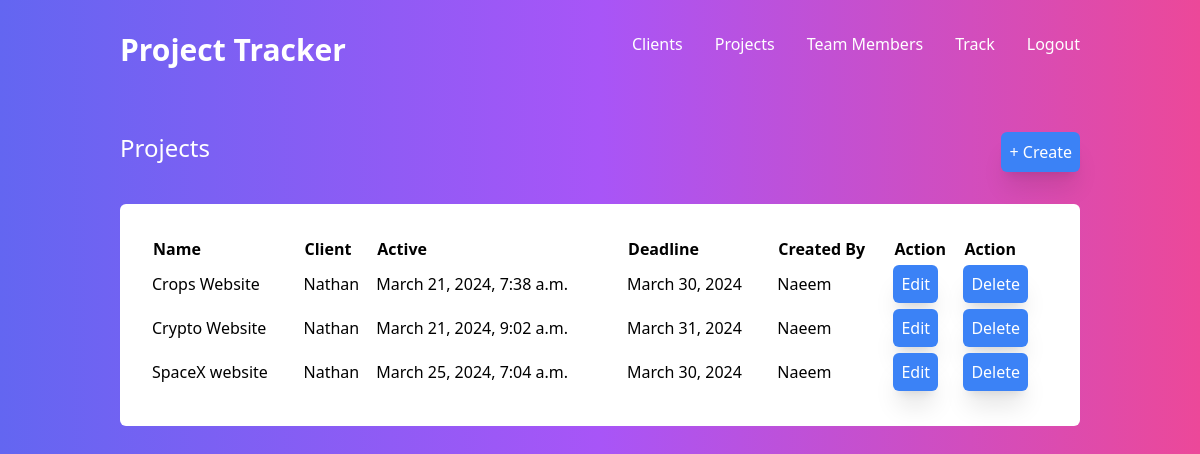
The page /projects/ (signed in) on the database its author committed.
### project_tracker/models.py (models this page shows, shortened)
class Project(models.Model):
    client = models.ForeignKey(Client, on_delete=models.CASCADE, related_name = 'projects')
    project_name = models.CharField(max_length=255)
    project_created = models.DateTimeField(auto_now_add=True, null=True)
    project_deadline = models.DateField()

class Client(models.Model):
    company = models.ForeignKey(Company, on_delete=models.CASCADE, null=True, related_name = 'clients')
    client_name = models.CharField(max_length=255)
    client_contact = PhoneNumberField(null=True)
    CHOICES = [
        ('active', 'Active'),
        ('deactive', 'Deactive'),
    ]
    client_status = models.CharField(max_length=255, choices=CHOICES, default = 'Active')
    def __str__(self):
        return f"{self.client_name}"

### project_tracker/decorators.py (the view)
        def wrapper_func(request, *args, **kwargs):
            if request.user.groups.exists():
                group = request.user.groups.all()[0].name
                print(group)
                if group in allowed_roles or not allowed_roles:
                    return view_func(request, *args, **kwargs)
            return HttpResponse("You are not allowed to view this")

### project_tracker/views.py (called while the page is built)
@allowed_users(allowed_roles=['Admin'])
def projects(request):
    clients = request.user.company.clients.all()
    myprojects = Project.objects.filter(client__in=clients)
    username = request.user.username
    return render(request, "projects.html", {"myprojects": myprojects, "username": username})

### project_tracker/templates/projects.html (shortened to what this page needs)
{% load static %}
<!DOCTYPE html>
<html lang="en">
<head>
    <link rel="stylesheet" href="{% static 'css/style.css' %}">
    <link rel="stylesheet" href="{% static 'css/morestyles.css' %}">
</head>
<body class="bg-gradient-to-r from-indigo-500 via-purple-500 to-pink-500">
    <header class="container mx-auto text-white p-8" >
        <nav class="flex justify-around font-medium">
            <div class="font-semibold text-3xl flex-1">
                <a class="decoration-0 " href="{% url 'home' %}">Project Tracker</a>
            </div>
            <ul class="decoration-0 flex gap-x-8">
                <li ><a href="{% url 'home' %}">Clients</a></li>
                <li ><a href="{% url 'projects' %}">Projects</a></li>
                <li><a href="{% url 'team' %}">Team Members</a></li>
                <li><a href="{% url 'track' %}">Track</a></li>
                <li><a href="{% url 'logout' %}">Logout</a></li>
            </ul>
        </nav>
    </header>
    <main class="container mx-auto p-8">
        <div class="flex justify-between mb-8">
            <h1 class="text-white text-2xl font-medium">Projects</h1>
            <a class="bg-blue-500 shadow-xl p-2 rounded-md text-white" href="add_project/">+ Create</a>
        </div>
        <div class="rounded-md bg-white p-8">
            <table>
                {% if myprojects %}
                <tr>
                    <th>Name</th>
                    <th>Client</th>
                    <th>Active</th>
                    <th>Deadline</th>
                    <th>Created By</th>
                    <th>Action</th>
                    <th>Action</th>
                </tr>
                {% for project in myprojects %}
                <tr>
                    <td>{{ project.project_name }}</td>
                    <td>{{ project.client }}</td>
                    <td>{{ project.project_created }}</td>
                    <td>{{ project.project_deadline }}</td>
                    <td>{{ username }}</td>
                    <td><a class="bg-blue-500 shadow-xl p-2 rounded-md text-white" href="{% url 'update_project' project.id %}">Edit</a></td>
                    <td><a class="bg-blue-500 shadow-xl p-2 rounded-md text-white" href="{% url 'delete_project' project.id %}">Delete</a></td>
                </tr>
                {% endfor %}
                {% else %}
                <tr>
                    <p class='text-center text-lg'>This view will show Projects you are responsible for</p>
                </tr>
                {% endif %}
            </table>
        </div>
    </main>
</body>
</html>

### static/css/style.css (style rules this page uses)
html, :host { line-height: 1.5; -webkit-text-size-adjust: 100%; -moz-tab-size: 4; -o-tab-size: 4; tab-size: 4; font-family: ui-sans-serif, system-ui, sans-serif, "Apple Color Emoji", "Segoe UI Emoji", "Segoe UI Symbol", "Noto Color Emoji"; font-feature-settings: normal; font-variation-settings: normal; -webkit-tap-highlight-color: transparent; }
body { margin: 0; line-height: inherit; }
h1, h2, h3, h4, h5, h6 { font-size: inherit; font-weight: inherit; }
a { color: inherit; text-decoration: inherit; }
table { text-indent: 0; border-color: inherit; border-collapse: collapse; }
blockquote, dl, dd, h1, h2, h3, h4, h5, h6, hr, figure, p, pre { margin: 0; }
ol, ul, menu { list-style: none; margin: 0; padding: 0; }
.container { width: 100%; }
@media (min-width: 640px) { .container { max-width: 640px; } }
@media (min-width: 768px) { .container { max-width: 768px; } }
@media (min-width: 1024px) { .container { max-width: 1024px; } }
.mx-auto { margin-left: auto; margin-right: auto; }
.mb-8 { margin-bottom: 2rem; }
.flex { display: flex; }
.flex-1 { flex: 1 1 0%; }
.justify-between { justify-content: space-between; }
.justify-around { justify-content: space-around; }
.gap-x-8 { -moz-column-gap: 2rem; column-gap: 2rem; }
.rounded-md { border-radius: 0.375rem; }
.bg-blue-500 { --tw-bg-opacity: 1; background-color: rgb(59 130 246 / var(--tw-bg-opacity)); }
.bg-white { --tw-bg-opacity: 1; background-color: rgb(255 255 255 / var(--tw-bg-opacity)); }
.bg-gradient-to-r { background-image: linear-gradient(to right, var(--tw-gradient-stops)); }
.from-indigo-500 { --tw-gradient-from: #6366f1 var(--tw-gradient-from-position); --tw-gradient-to: rgb(99 102 241 / 0) var(--tw-gradient-to-position); --tw-gradient-stops: var(--tw-gradient-from), var(--tw-gradient-to); }
.via-purple-500 { --tw-gradient-to: rgb(168 85 247 / 0) var(--tw-gradient-to-position); --tw-gradient-stops: var(--tw-gradient-from), #a855f7 var(--tw-gradient-via-position), var(--tw-gradient-to); }
.to-pink-500 { --tw-gradient-to: #ec4899 var(--tw-gradient-to-position); }
.p-2 { padding: 0.5rem; }
.p-8 { padding: 2rem; }
.text-2xl { font-size: 1.5rem; line-height: 2rem; }
.text-3xl { font-size: 1.875rem; line-height: 2.25rem; }
.font-medium { font-weight: 500; }
.font-semibold { font-weight: 600; }
.text-white { --tw-text-opacity: 1; color: rgb(255 255 255 / var(--tw-text-opacity)); }
.decoration-0 { text-decoration-thickness: 0px; }
.shadow-xl { --tw-shadow: 0 20px 25px -5px rgb(0 0 0 / 0.1), 0 8px 10px -6px rgb(0 0 0 / 0.1); --tw-shadow-colored: 0 20px 25px -5px var(--tw-shadow-color), 0 8px 10px -6px var(--tw-shadow-color); box-shadow: var(--tw-ring-offset-shadow, 0 0 #0000), var(--tw-ring-shadow, 0 0 #0000), var(--tw-shadow); }

### static/css/morestyles.css (style rules this page uses)
tr, td { text-align: left; padding: 10px 0; }
table { width : 100%; }
.p-8 { padding: 2rem; }
.text-2xl { font-size: 1.5rem; line-height: 2rem; }

### rows shown on the page
Project: project_name "Crops Website", client "Nathan", project_created "March 21, 2024, 7:38 a.m.", project_deadline "March 30, 2024"
Project: project_name "Crypto Website", client "Nathan", project_created "March 21, 2024, 9:02 a.m.", project_deadline "March 31, 2024"
Project: project_name "SpaceX website", client "Nathan", project_created "March 25, 2024, 7:04 a.m.", project_deadline "March 30, 2024"

### other values the page prints
{{ username }} "Naeem"
